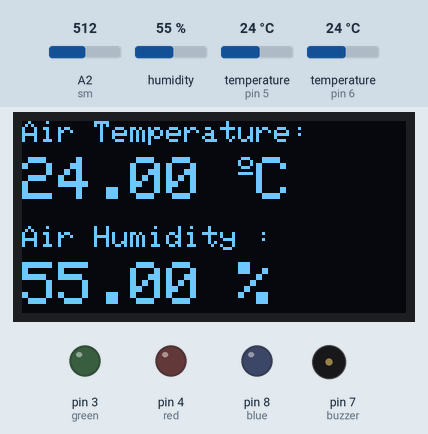
This sketch was run on a simulated Arduino Uno, built for the host (arithmetic inside an expression is 32-bit, double 64-bit). Shown: 128×64 one-colour display, output pins drawn as LEDs (lit = HIGH), buzzer (waves = sounding, pin HIGH). Dashed ring = blinking. The inputs (shaded band) are chosen by the test bench; at power-on: temperature (sensors on pin 5, pin 6) 24 °C, A2 (sm) = 512, humidity 55 %. The display library's start-up logo is not drawn; no radio packets arrive unless stated; what the sketch prints to the serial monitor is not drawn.

Above: at 8.4 s.
8.5 s: temperature (sensor on pin 5) set to 29.5 °C
At 10.9 s:
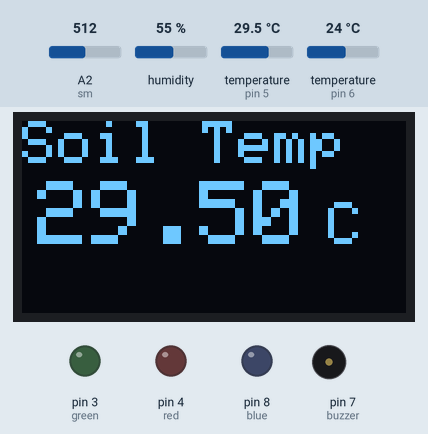
16.8 s: temperature (sensor on pin 5) set to 30.7 °C
At 21.62 s:
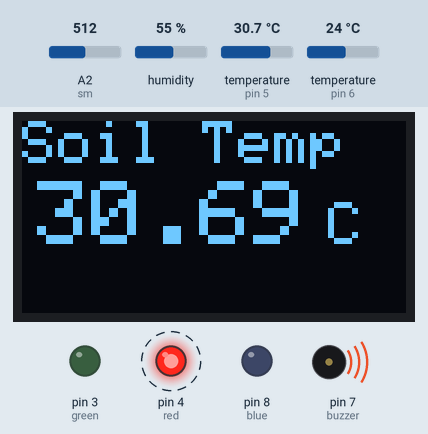
24.5 s: A2 (sm) set to 637
At 25.8 s:
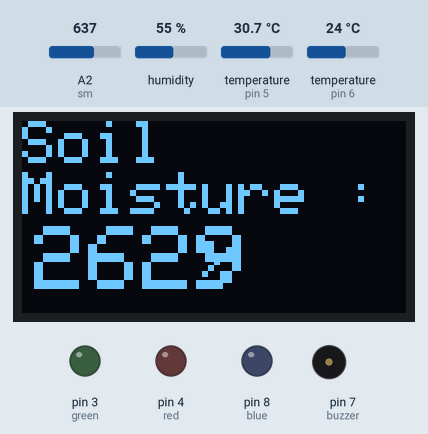
31.5 s: A2 (sm) set to 662
At 40.5 s:
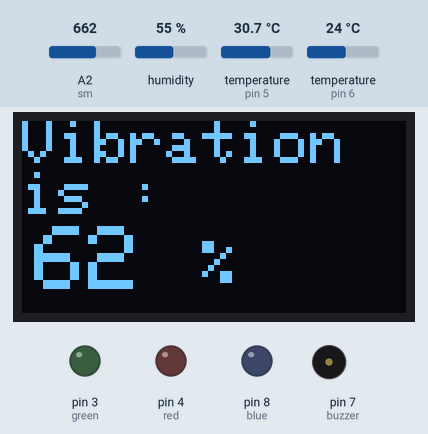
45.5 s: humidity set to 22 %
At 49.1 s:
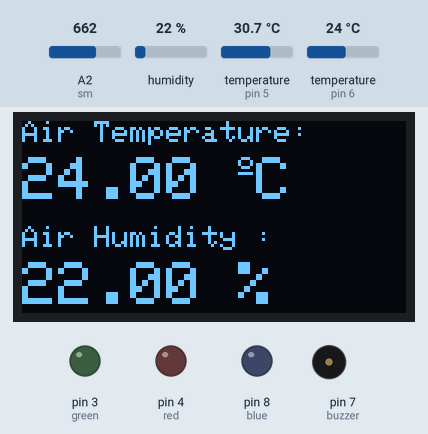
52.5 s: temperature (sensor on pin 6) set to 12 °C
At 65.9 s:
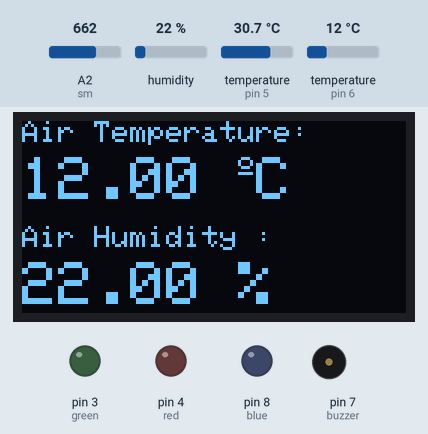
Timing chart, 0 to 67.4 s (numbered marks = the images above; inputs shaded):
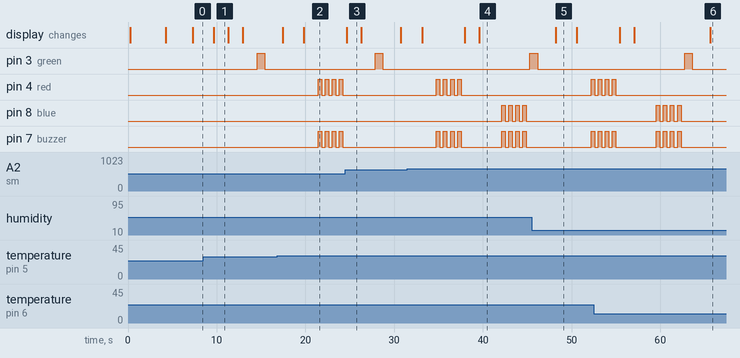

The sketch:

transmitter_original.ino
```cpp
#include <Wire.h>
#include "DHT.h"
#include <Adafruit_GFX.h>
#include <Adafruit_SSD1306.h>
#define DHTTYPE DHT22
Adafruit_SSD1306 display = Adafruit_SSD1306(128, 64, &Wire, -1);
unsigned long delayTime;
uint8_t DHTPin = 6;
DHT dht(DHTPin, DHTTYPE);
float Temperature;
float Humidity;
float soilTemp;

int vibration = 0;

//int msgCount=0;

#include <OneWire.h>
#include <DallasTemperature.h>
#define ONE_WIRE_BUS 5
OneWire oneWire(ONE_WIRE_BUS);
DallasTemperature sensors(&oneWire);
int sm = A2;

const int red = 4;
const int green = 3;
const int blue = 8;
const int buzzer = 7;

#include <SPI.h>
#include <LoRa.h>

const int AirValue = 6;
const int WaterValue = 30;
int value = 0;
int soilmoisturepercent=0;


void setup() {
  Serial.begin(115200);
  pinMode(DHTPin, INPUT);
  pinMode(A2, INPUT);
  pinMode(red,OUTPUT);
    pinMode(green,OUTPUT);
  pinMode(blue,OUTPUT);
  pinMode(buzzer,OUTPUT);
  sensors.begin();


  while (!Serial)
  Serial.println("LoRa Sender");
  if (!LoRa.begin(433E6)) {
    Serial.println("Starting LoRa failed!");
    while (1);
  }

  dht.begin();
  display.begin(SSD1306_SWITCHCAPVCC, 0x3C);
  display.display();
  delay(100);
  display.clearDisplay();
  display.display();
  display.setTextSize(1.75);
  display.setTextColor(WHITE);

  display.setCursor(0, 0);
  display.clearDisplay();
  display.setTextSize(2);
  display.setCursor(0, 0);
  display.print(" VERSATILE");
  display.setCursor(0, 17);
  display.print("LONG RANGE");
  display.setCursor(0, 34);
  display.print("     COMM.");
  display.setCursor(0, 51);
  display.print("    SYSTEM");
  display.display();

  delay(4000);

  display.setCursor(0, 0);
  display.clearDisplay();
  display.setTextSize(2);
  display.setCursor(0, 18);
  display.print("Booting");
  display.setCursor(0, 38);
  display.print("Up ....");
  display.display();

  delay(3000);

}

void loop() {

  int vibrationpercent = 0;
  int rainfallpercent = 0;

  Humidity = dht.readHumidity();
  Temperature = dht.readTemperature();

  if (isnan(Humidity) || isnan(Temperature)) {
    Serial.println(F("Failed to read from DHT sensor!"));
    return;
  }

  display.setCursor(0, 0);
  display.clearDisplay();
  display.setTextSize(1);
  display.setCursor(0, 0);
  display.print("Air Temperature: ");
  display.setTextSize(2);
  display.setCursor(0, 12);
  display.print(Temperature);
  display.print(" ");
  display.setTextSize(1);
  display.cp437(true);
  display.write(167);
  display.setTextSize(2);
  display.print("C");
  display.setTextSize(1);
  display.setCursor(0, 35);
  display.print("Air Humidity : ");
  display.setTextSize(2);
  display.setCursor(0, 47);
  display.print(Humidity);
  display.print(" %");
  display.display();
  delay(1600);

  sensors.requestTemperatures();
  soilTemp=sensors.getTempCByIndex(0);
  Serial.print("Temperature: ");
  Serial.print(soilTemp);
  Serial.print((char)176);//shows degrees character
  Serial.print("C");

  display.clearDisplay();
  display.setTextSize(2);
  display.setCursor(0, 0);
  display.print("Soil Temp");
  display.setTextSize(3);
  display.setCursor(5, 20);
  display.print(soilTemp);
  display.setCursor(102, 27);
  display.setTextSize(2);
  display.print("C");
  display.display();
  delay(1600);

  if((soilTemp)>30)
  {
    /*
    display.clearDisplay();
    display.setTextSize(2);
    display.setCursor(0, 20);
    display.print("  HIGH   ");
    display.setCursor(0, 40);
    display.print("  TEMP... ");
    display.display();
    delay(900);*/
    for(int i=1;i<=4;i++)
    {
      digitalWrite(red,HIGH);
      digitalWrite(buzzer,HIGH);
      delay(400);
      digitalWrite(red,LOW);
      digitalWrite(buzzer,LOW);
      delay(400);

    }

  }


  value = analogRead(sm);
  Serial.println(value);
  soilmoisturepercent = map(value, AirValue, WaterValue, 0, 100);
  Serial.println(soilmoisturepercent);
  if(soilmoisturepercent<1)
  {
    soilmoisturepercent=1;
  }
  Serial.print("SM:"+String(soilmoisturepercent)+"%");
    display.clearDisplay();
  display.setTextSize(2);
  display.setCursor(0, 0);
  display.print("Soil");
  display.setCursor(0, 17);
  display.print("Moisture :");
  display.setTextSize(3);
  display.setCursor(4, 35);
  display.print(soilmoisturepercent);
  display.setCursor(60, 40);
  display.setTextSize(2);
  display.print("%");
  display.display();
  delay(1600);

  vibration=analogRead(A2);
  Serial.print("Vibration : ");
  Serial.println(value);
  vibrationpercent = map(vibration, 50, 1024, 0, 100);
  Serial.println(vibrationpercent);
  if(vibrationpercent<1)
  {
    vibrationpercent=0;
  }

  display.clearDisplay();
  display.setTextSize(2);
  display.setCursor(0, 0);
  display.print("Vibration");
  display.setCursor(0, 17);
  display.print("is :");
  display.setTextSize(3);
  display.setCursor(4, 35);
  display.print(vibrationpercent);
  display.setCursor(60, 40);
  display.setTextSize(2);
  display.print("%");
  display.display();
  delay(1600);

  if(vibrationpercent>60)
  {
    /*
    display.clearDisplay();
    display.setTextSize(2);
    display.setCursor(0, 20);
    display.print("  HEAVY  ");
    display.setCursor(0, 40);
    display.print("VIBRATION");
    display.display();*/
    delay(900);
    for(int i=1;i<=4;i++)
    {
      digitalWrite(blue,HIGH);
      digitalWrite(buzzer,HIGH);
      delay(400);
      digitalWrite(blue,LOW);
      digitalWrite(buzzer,LOW);
      delay(400);

    }

  }
  digitalWrite(green ,HIGH);
  delay(800);

  LoRa.beginPacket();
  LoRa.write(Temperature);
  LoRa.write(Humidity);
  LoRa.write(soilTemp);
  LoRa.write(soilmoisturepercent);
  LoRa.write(vibrationpercent);
  //LoRa.write(outgoing.length());
  LoRa.endPacket();
  digitalWrite(green ,LOW);
  delay(2000);

}
```

Measured:
- the behaviour switches between 30 and 30.1 °C on temperature (sensor on pin 5) (found by bisection; images 1 and 2)
- the behaviour switches between 644 and 645 on A2 (sm) (found by bisection; images 3 and 4)
- after the input at 16.8 s, pin 4 (red), pin 7 (buzzer): alternates HIGH for 0.40 s and LOW for 0.40 s, starting after 4.6 s
- after the input at 31.5 s, pin 8 (blue): alternates HIGH for 0.40 s and LOW for 0.40 s, starting after 10.6 s
- what the display in image 1 shows lasts 1.6 s, from 9.7 s to 11.3 s
- what the display in image 5 shows lasts 2.4 s, from 48.2 s to 50.6 s
